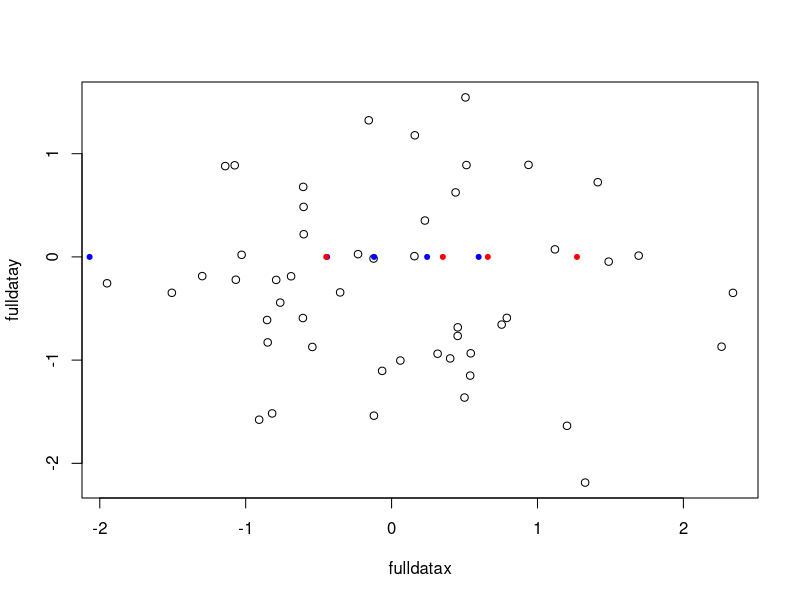

The R script that drew this image:
#Sparse Peudo-input Gaussian Process(SPGPs)
#Source: Snelson, Edward, and Zoubin Ghahramani. "Sparse Gaussian processes using pseudo-inputs." Advances in neural information processing systems. 2006.
#Author: Hengrui Luo(luo.619@osu.edu)
library(mvtnorm)
K<-function(point1,point2){
  #This is the covariance function we specify for GP regression model.
  norm<-as.numeric( t(point1-point2)%*%(point1-point2) );
  #norm for stationary kernel
  return( exp(-norm/0.01) )
}
makeCovariance<-function(vector1,vector2){
  #This is used for generating the covariance matrix using the covariance function provided.
  cov<-matrix(NA,nrow=length(vector1),ncol=length(vector2));
  for(i in 1:dim(cov)[1]){
    for(j in 1:dim(cov)[2]){
      cov[i,j]<-K(vector1[i],vector2[j]);
    }
  }
  return(cov);
}
p<-function(y,x,barx,barf,sigma=1){
  #Calculating the single data point likelihood.
  if(length(barx)!=length(barf)){stop("p: barx and barf must have conformal dimension!")}
  K_xx<-makeCovariance(x,x);
  K_M<-makeCovariance(barx,barx);
  k_x<-makeCovariance(barx,x);
  
  mu<-t(k_x)%*%chol2inv(chol(K_M))%*%barf;
  sigmamat<-K_xx-t(k_x)%*%chol2inv(chol(K_M))%*%k_x+sigma^2;
  result<-dmvnorm(x=y, mean=mu, sigma=sigmamat, log=FALSE)
  return(result)
  #Test sample: p(y=c(1,2),x=c(1,2.5),barx=c(1.25,1.75,2.25),barf=c(3,4,5))
}
prior_pseudoTarget<-function(barf,barx){
  #Calculating the prior on pseudo targets barf;
  if(length(barx)!=length(barf)){stop("p: barx and barf must have conformal dimension!")}
  K_M<-makeCovariance(barx,barx);
  
  mu<-rep(0,length(barf));
  sigmamat<-K_M;
  result<-dmvnorm(x=barf, mean=mu, sigma=sigmamat, log=FALSE)
  return(result)
}
posterior_pseudoTarget<-function(x,y,barf,barx,sigma=1){
  #Calculating the posterior on pseudo targets barf;
  #x,y and real data,
  #barx,barf are pseudo input and pseudo data respectively.
  
  if(length(barx)!=length(barf)){stop("p: barx and barf must have conformal dimension!")}
  k_n<-makeCovariance(barx,x);
  K_M<-makeCovariance(barx,barx);
  K_MN<-makeCovariance(barx,x);
  K_NM<-makeCovariance(x,barx);
  K_nn<-makeCovariance(x,x);
  lambda<-diag(
    diag(K_nn-t(k_n)%*%chol2inv(chol(K_M))%*%k_n)
  )
  
  Q_M<-K_M+K_MN%*%chol2inv(chol( lambda+sigma^2*diag(dim(lambda)[1]) ))%*%K_NM;

  
  mu<-K_M%*%chol2inv(chol(Q_M))%*%K_MN%*%chol2inv( chol( lambda+sigma^2*diag(dim(lambda)[1]) ) )%*%y
  sigmamat<-K_M%*%chol2inv(chol(Q_M))%*%K_M;
  result<-dmvnorm(x=barf, mean=mu, sigma=sigmamat, log=FALSE)
  return(result)
  #Test sample: posterior_pseudoTarget(x=c(1,2,3),y=c(1,4,9),barf=c(3.5,7.5),barx = c(1.5,2.5))
}
predictive_pseudoTarget<-function(ynew,xnew,x,y,barx,barf,sigma=1){
  k_n<-makeCovariance(barx,x);
  K_M<-makeCovariance(barx,barx);
  K_MN<-makeCovariance(barx,x);
  K_NM<-makeCovariance(x,barx);
  K_nn<-makeCovariance(x,x);
  K_starstar<-makeCovariance(xnew,xnew);
  kstar<-makeCovariance(xnew,x);
  lambda<-diag(
    diag(K_nn-t(k_n)%*%chol2inv(chol(K_M))%*%k_n)
  )
  
  Q_M<-K_M+K_MN%*%chol2inv( chol( lambda+sigma^2*diag(dim(lambda)[1]) ))%*%K_NM;
  
  mustar<-t(kstar)%*%chol2inv(chol(Q_M))%*%K_MN%*%chol2inv( chol( lambda+sigma^2*diag(dim(lambda)[1]) ))%*%y
  sigmastar<-K_starstar-t(kstar)%*%( chol2inv(chol(K_M))-chol2inv(chol(Q_M)) )%*%kstar+sigma^2
  result<-dmvnorm(x=ynew, mean=mustar, sigma=sigmastar, log=FALSE)
  return(result)
}
marginal_likelihood<-function(y,x,barx,sigma=1){
  k_n<-makeCovariance(barx,x);
  K_M<-makeCovariance(barx,barx);
  K_MN<-makeCovariance(barx,x);
  K_NM<-makeCovariance(x,barx);
  K_nn<-makeCovariance(x,x);
  lambda<-diag(
    diag(K_nn-t(k_n)%*%chol2inv(chol(K_M))%*%k_n)
  )
  d<-dim(lambda)[1];
  mu<-rep(0,d);
  sigmamat<-K_NM%*%chol2inv(chol(K_M))%*%K_MN+as.numeric(sigma^2)*diag(d);
  result<-dmvnorm(x=y, mean=mu, sigma=sigmamat, log=TRUE)
  return(result)
}
#You shall specify the number of pseudo input N before you optimize the marginal likelihood to yield parameter estimations.
M=50;
N=5;
set.seed(11)
#set.seed(1) will yield the local extrema and a very bad optimal point as claimed by [Titsias].
#Source: Titsias, Michalis K. "Variational learning of inducing variables in sparse Gaussian processes." International Conference on Artificial Intelligence and Statistics. 2009.
fulldatay<-rnorm(M);
fulldatax<-rnorm(M);
wrapper1<-function(x){
  if(x[N+1]<=0){return(-Inf)}
  return( marginal_likelihood(y=fulldatay,x=fulldatax,barx=x[1:N],sigma=x[N+1]) 
          )
}

random_init<-c(rnorm(N),0.01)
wrapper1_res<-optim(par=random_init, fn=wrapper1, method="BFGS",control = list(fnscale = -1) )$par

random_init
wrapper1_res

plot(fulldatax,fulldatay)
points(x=random_init[1:N],y=rep(0,N),col="blue",pch=20)
points(x=wrapper1_res[1:N],y=rep(0,N),col="red",pch=20)
#we can see that the optimized pseudo locations are somehow more scattered around.